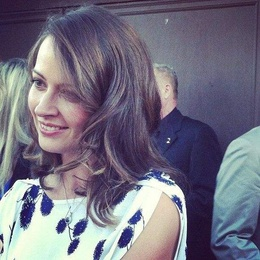
%> input picture Assignment_3/code/kmeans/aa.jpg, 260 x 260 px, shrunk from 580 x 580 before the run
$ octave vq.m   (GNU Octave 9; MATLAB toolbox functions it lacks are replaced by stand-ins)
%> lines starting %> are read from the running program, lines starting %| are printed output that depends on the picture
img = imread('aa.jpg');
%> img is the input picture: size 260x260x3 uint8; mean R, G, B 116.7, 113.3, 129.5
fea = double(reshape(img, size(img, 1)*size(img, 2), 3));
figure;
imshow(uint8(reshape(fea, size(img))));
% YOUR (TWO LINE) CODE HERE
K = [8,16,32,64];
for i = 1:length(K)
   [idx, ctrs, iter_ctrs] = kmeans(fea, K(i));
   fea_out = ctrs(idx,:);
   figure;
   imshow(uint8(reshape(fea_out, size(img))));
end
%> this loop made 4 passes
%> pass 1, `imshow(uint8(reshape(fea_out, size(img))));`:
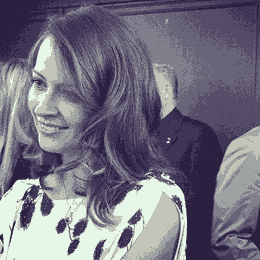
%> displayed picture: size 260x260x3, on the screen's scale of 0 to 255; mean R, G, B 116.4, 113.2, 129.2
%> pass 2, `imshow(uint8(reshape(fea_out, size(img))));`:
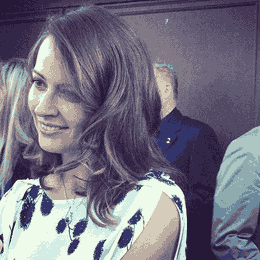
%> displayed picture: size 260x260x3, on the screen's scale of 0 to 255; mean R, G, B 116.8, 113.3, 129.5
